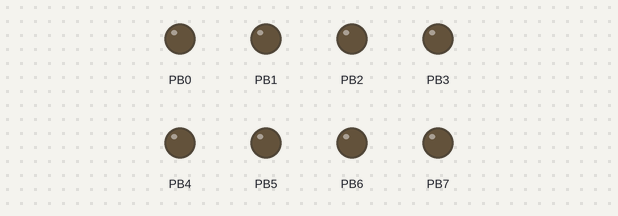
Bench run of a program on a simulated ATmega32, built with avr-gcc and emulated at 8 MHz. Shown: output pins drawn as LEDs (lit = HIGH).

Above: at 0.1 s.
At 4.1 s:
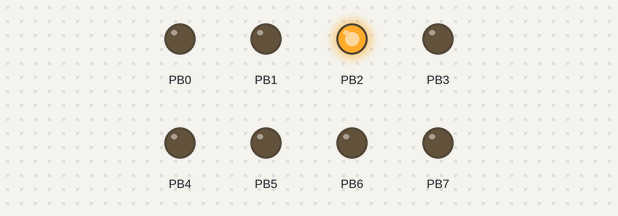
At 9.1 s:
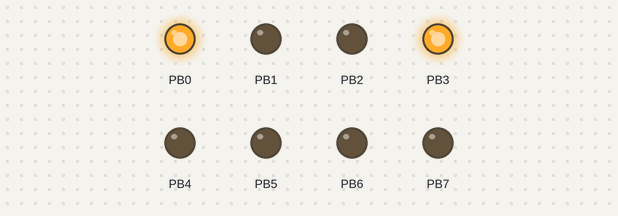
At 19.1 s:
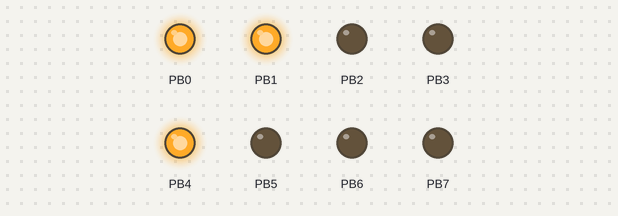
At 29.1 s:
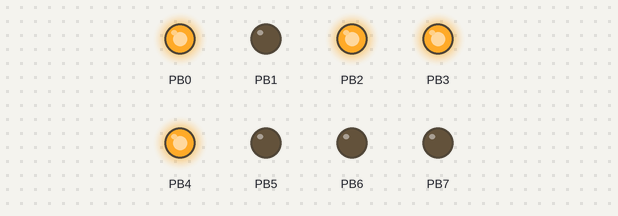
At 39.1 s:
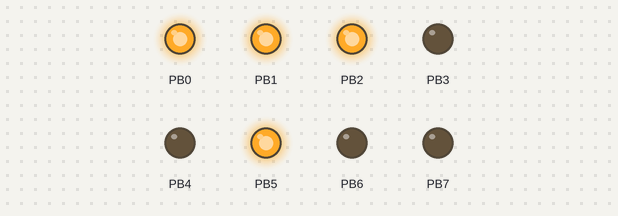
Timing chart, 0 to 40.0 s (numbered marks = the images above):
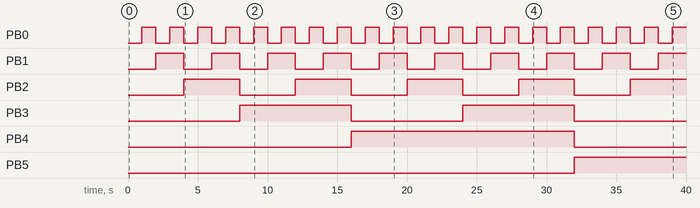

The program:

main.c
```c
#include <avr/io.h>
#define F_CPU 8000000UL
#include <util/delay.h>

int main(void)
{
	int count=0;
	DDRB=0b11111111;
	while (1) {
		PORTB=count;
		count+=1;
		_delay_ms(1000);
	}
}
```

Measured:
- by itself, PB0: alternates HIGH for 1.0 s and LOW for 1.0 s
- by itself, PB1: alternates HIGH for 2.0 s and LOW for 2.0 s
- by itself, PB2: alternates HIGH for 4.0 s and LOW for 4.0 s
- by itself, PB3: alternates HIGH for 8.0 s and LOW for 8.0 s
- by itself, PB4: LOW → HIGH at 16.0 s, → LOW 16.0 s later
- by itself, PB5: LOW → HIGH at 32.0 s
